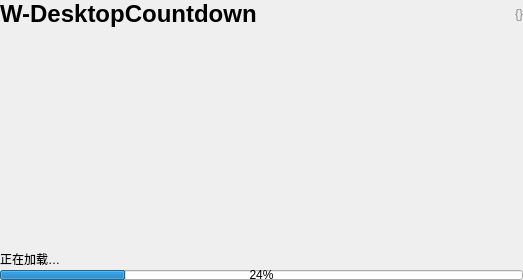
<?xml version="1.0" encoding="UTF-8"?>
<ui version="4.0">
 <class>Form</class>
 <widget class="QWidget" name="Form">
  <property name="windowModality">
   <enum>Qt::ApplicationModal</enum>
  </property>
  <property name="geometry">
   <rect>
    <x>0</x>
    <y>0</y>
    <width>523</width>
    <height>280</height>
   </rect>
  </property>
  <property name="cursor">
   <cursorShape>WaitCursor</cursorShape>
  </property>
  <property name="windowTitle">
   <string>Form</string>
  </property>
  <layout class="QVBoxLayout" name="verticalLayout">
   <property name="spacing">
    <number>2</number>
   </property>
   <property name="leftMargin">
    <number>0</number>
   </property>
   <property name="topMargin">
    <number>0</number>
   </property>
   <property name="rightMargin">
    <number>0</number>
   </property>
   <property name="bottomMargin">
    <number>0</number>
   </property>
   <item>
    <layout class="QHBoxLayout" name="horizontalLayout">
     <item>
      <widget class="QLabel" name="lb_appname">
       <property name="text">
        <string>&lt;html&gt;&lt;head/&gt;&lt;body&gt;&lt;p&gt;&lt;span style=&quot; font-size:18pt; font-weight:700;&quot;&gt;W-DesktopCountdown&lt;/span&gt;&lt;/p&gt;&lt;/body&gt;&lt;/html&gt;</string>
       </property>
      </widget>
     </item>
     <item>
      <widget class="QLabel" name="lb_version">
       <property name="text">
        <string>&lt;html&gt;&lt;head/&gt;&lt;body&gt;&lt;p align=&quot;right&quot;&gt;&lt;span style=&quot; color:#8c8c8c;&quot;&gt;{}&lt;/span&gt;&lt;/p&gt;&lt;/body&gt;&lt;/html&gt;</string>
       </property>
      </widget>
     </item>
    </layout>
   </item>
   <item>
    <spacer name="verticalSpacer">
     <property name="orientation">
      <enum>Qt::Vertical</enum>
     </property>
     <property name="sizeHint" stdset="0">
      <size>
       <width>20</width>
       <height>40</height>
      </size>
     </property>
    </spacer>
   </item>
   <item>
    <widget class="QLabel" name="logo">
     <property name="text">
      <string>&lt;html&gt;&lt;head/&gt;&lt;body&gt;&lt;p align=&quot;center&quot;&gt;&lt;img src=&quot;:/resources/icons/colorful/logo.svg&quot; width=&quot;150&quot; height=&quot;150&quot;/&gt;&lt;/p&gt;&lt;/body&gt;&lt;/html&gt;</string>
     </property>
    </widget>
   </item>
   <item>
    <spacer name="verticalSpacer_2">
     <property name="orientation">
      <enum>Qt::Vertical</enum>
     </property>
     <property name="sizeHint" stdset="0">
      <size>
       <width>20</width>
       <height>40</height>
      </size>
     </property>
    </spacer>
   </item>
   <item>
    <widget class="QLabel" name="lb_stat">
     <property name="text">
      <string>正在加载…</string>
     </property>
    </widget>
   </item>
   <item>
    <widget class="QProgressBar" name="progress">
     <property name="maximumSize">
      <size>
       <width>16777215</width>
       <height>10</height>
      </size>
     </property>
     <property name="value">
      <number>24</number>
     </property>
    </widget>
   </item>
  </layout>
 </widget>
 <resources/>
 <connections/>
</ui>
